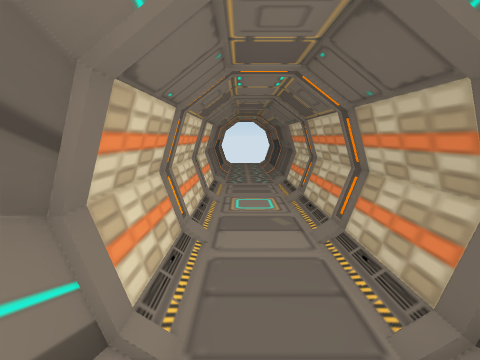
[1] (above)

12 first-person views from a walk through a scene from a Unity 3-D project. The camera is 1.5 m above the floor, tilts 10° down and sees 90° across. Doors are open. The floor is counted in squares, 1 m on a side. Each view is taken from the middle of a square. On the plan, view 1 faces up. The plan holds only what a view shows up to about 13 squares ahead; the rest is blank.

[2]
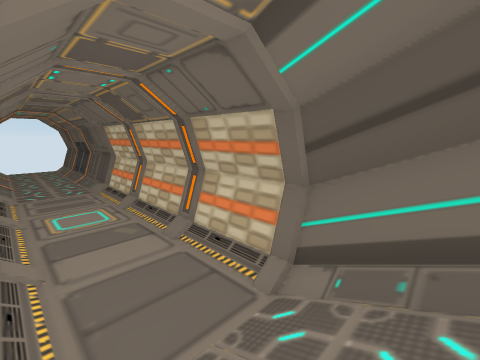

[3]
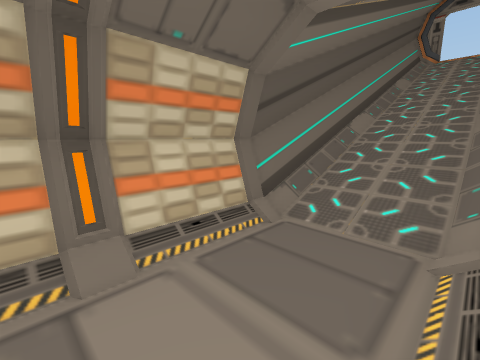

[4]
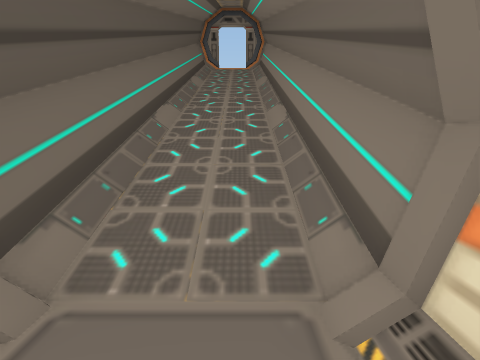

[5]
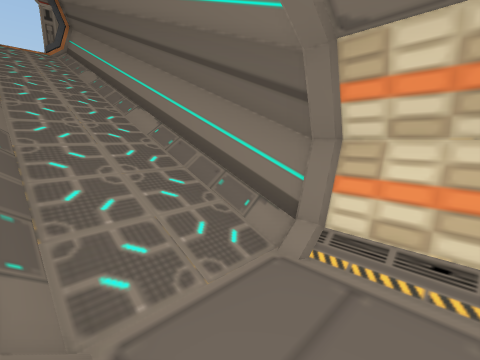

[6]
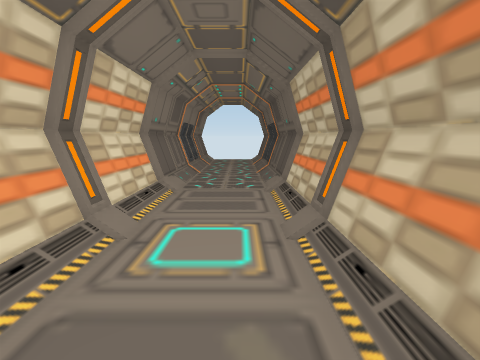

[7]
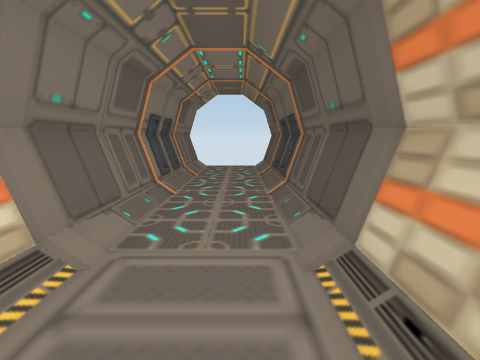

[8]
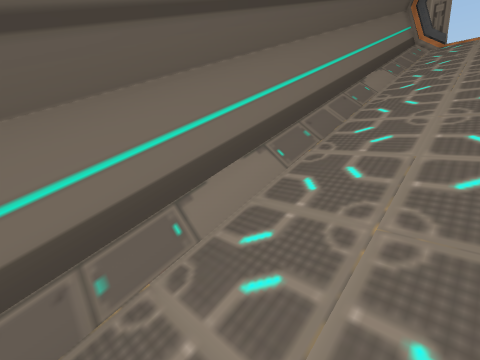

[9]
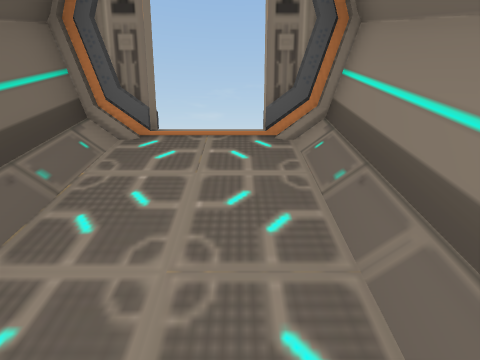

[10]
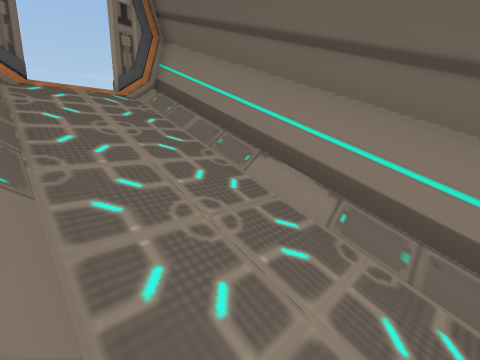

[11]
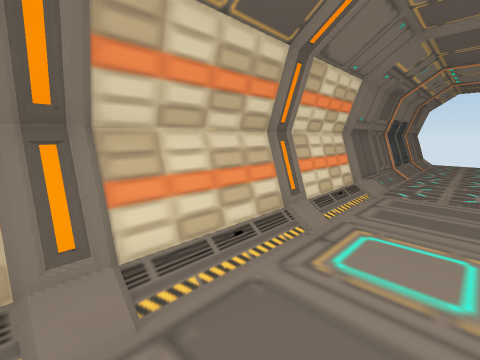

[12]
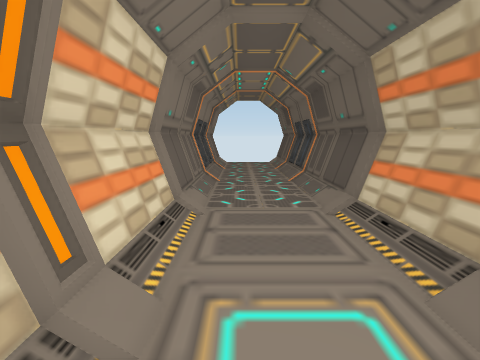

### Floor plan
Key: @ floor where view 1 was taken; # wall or solid block; . floor; / step, stairs or slope; D open door; = window, fence, low wall or low ledge.
Columns run from 2 left of view 1 to 3 right of it. Each row starts with its distance up from view 1.
 22 #    #
 21 #/../#
 20 #/../#
 19 #/../#
 18 #=..=#
 17 #/../#
 16 #=..=#
 15 #/../#
 14 #/../#
 13 #/../#
 12 #/../#
 11 #/../#
 10 #/../#
  9 #/../#
  8 #/../#
  7 #/../#
  6 #/../#
  5 #/../#
  4 #/../#
  3 #/../#
  2 #/../#
  1 #////#
  0 #/@//#
 -1 #////#
 -2 #////#
 -3 #////#
 -4 #////#
 -5 #////#
 -6 #////#
 -7 #////#
 -8 #////#
 -9 #////#
-10 #////#
-11 #////#
-12 #////#
-13 ##DD##

Positions as (right, up) in squares from view 1, and headings:
1: (0, 0), facing up
2: (-1, 0), facing up-right
3: (-1, 6), facing down-right
4: (0, 4), facing down
5: (2, 4), facing down-left
6: (1, 5), facing up
7: (1, 9), facing up
8: (0, -1), facing down-right
9: (0, -9), facing down
10: (2, -6), facing down-left
11: (1, 5), facing up-left
12: (0, 7), facing up
